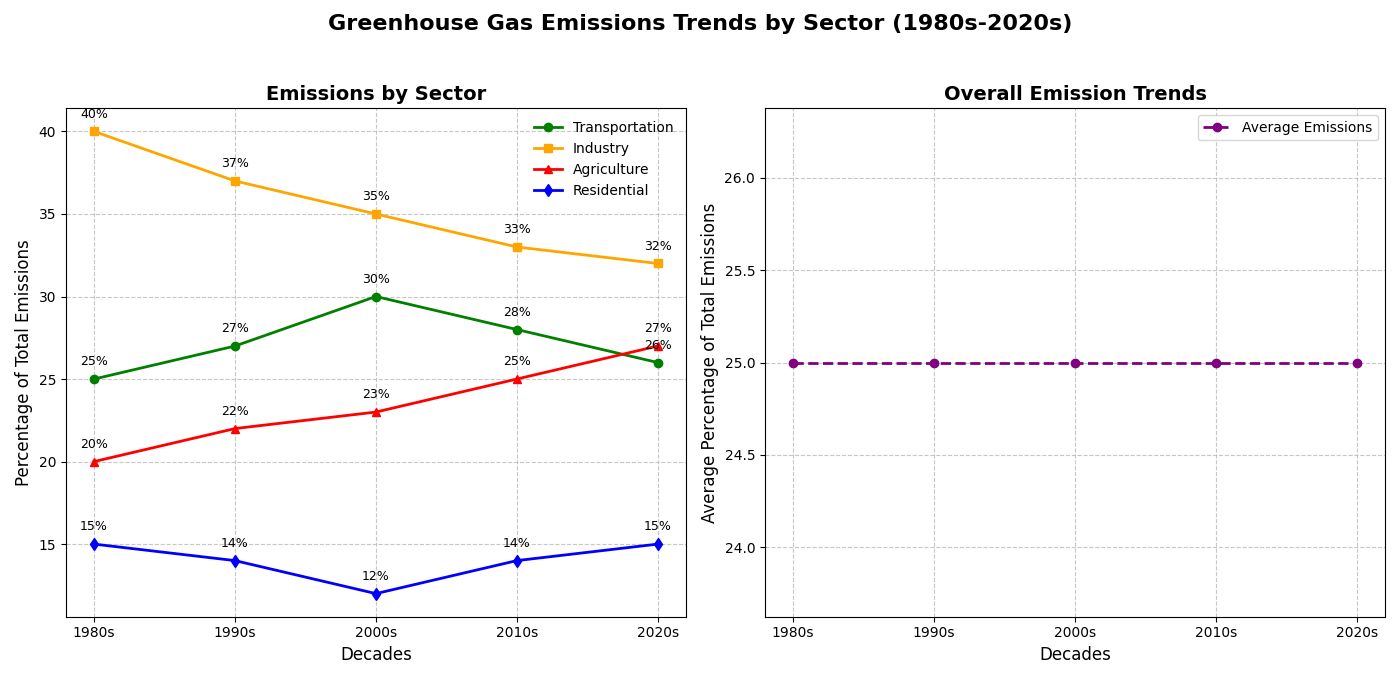

Python code for this plot:
import matplotlib.pyplot as plt
import numpy as np

decades = ['1980s', '1990s', '2000s', '2010s', '2020s']

# Simulated data for greenhouse gas emissions from different sectors (in percentage)
transportation_emissions = [25, 27, 30, 28, 26]
industry_emissions = [40, 37, 35, 33, 32]
agriculture_emissions = [20, 22, 23, 25, 27]
residential_emissions = [15, 14, 12, 14, 15]

# Create a figure with two subplots
fig, axs = plt.subplots(1, 2, figsize=(14, 7))
fig.suptitle('Greenhouse Gas Emissions Trends by Sector (1980s-2020s)', fontsize=16, fontweight='bold')

# First subplot: Line Plot for each sector's emissions over decades
axs[0].plot(decades, transportation_emissions, marker='o', linestyle='-', linewidth=2, color='green', label='Transportation')
axs[0].plot(decades, industry_emissions, marker='s', linestyle='-', linewidth=2, color='orange', label='Industry')
axs[0].plot(decades, agriculture_emissions, marker='^', linestyle='-', linewidth=2, color='red', label='Agriculture')
axs[0].plot(decades, residential_emissions, marker='d', linestyle='-', linewidth=2, color='blue', label='Residential')

axs[0].set_title('Emissions by Sector', fontsize=14, fontweight='bold')
axs[0].set_xlabel('Decades', fontsize=12)
axs[0].set_ylabel('Percentage of Total Emissions', fontsize=12)
axs[0].legend(loc='upper right', fontsize=10, frameon=False)
axs[0].grid(True, linestyle='--', alpha=0.7)

# Annotations for the first subplot
for i, txt in enumerate(transportation_emissions):
    axs[0].annotate(f'{txt}%', (decades[i], transportation_emissions[i]), textcoords="offset points", xytext=(0,10), ha='center', fontsize=9)
for i, txt in enumerate(industry_emissions):
    axs[0].annotate(f'{txt}%', (decades[i], industry_emissions[i]), textcoords="offset points", xytext=(0,10), ha='center', fontsize=9)
for i, txt in enumerate(agriculture_emissions):
    axs[0].annotate(f'{txt}%', (decades[i], agriculture_emissions[i]), textcoords="offset points", xytext=(0,10), ha='center', fontsize=9)
for i, txt in enumerate(residential_emissions):
    axs[0].annotate(f'{txt}%', (decades[i], residential_emissions[i]), textcoords="offset points", xytext=(0,10), ha='center', fontsize=9)

# Calculating averages for additional insights
average_emissions = np.mean([transportation_emissions, industry_emissions, agriculture_emissions, residential_emissions], axis=0)

# Second subplot: Trend of Average Emissions
axs[1].plot(decades, average_emissions, marker='o', color='purple', linewidth=2, linestyle='--', label='Average Emissions')
axs[1].set_title('Overall Emission Trends', fontsize=14, fontweight='bold')
axs[1].set_xlabel('Decades', fontsize=12)
axs[1].set_ylabel('Average Percentage of Total Emissions', fontsize=12)
axs[1].legend(loc='upper right', fontsize=10)
axs[1].grid(True, linestyle='--', alpha=0.7)

plt.tight_layout(rect=[0, 0.03, 1, 0.95])

plt.show()
